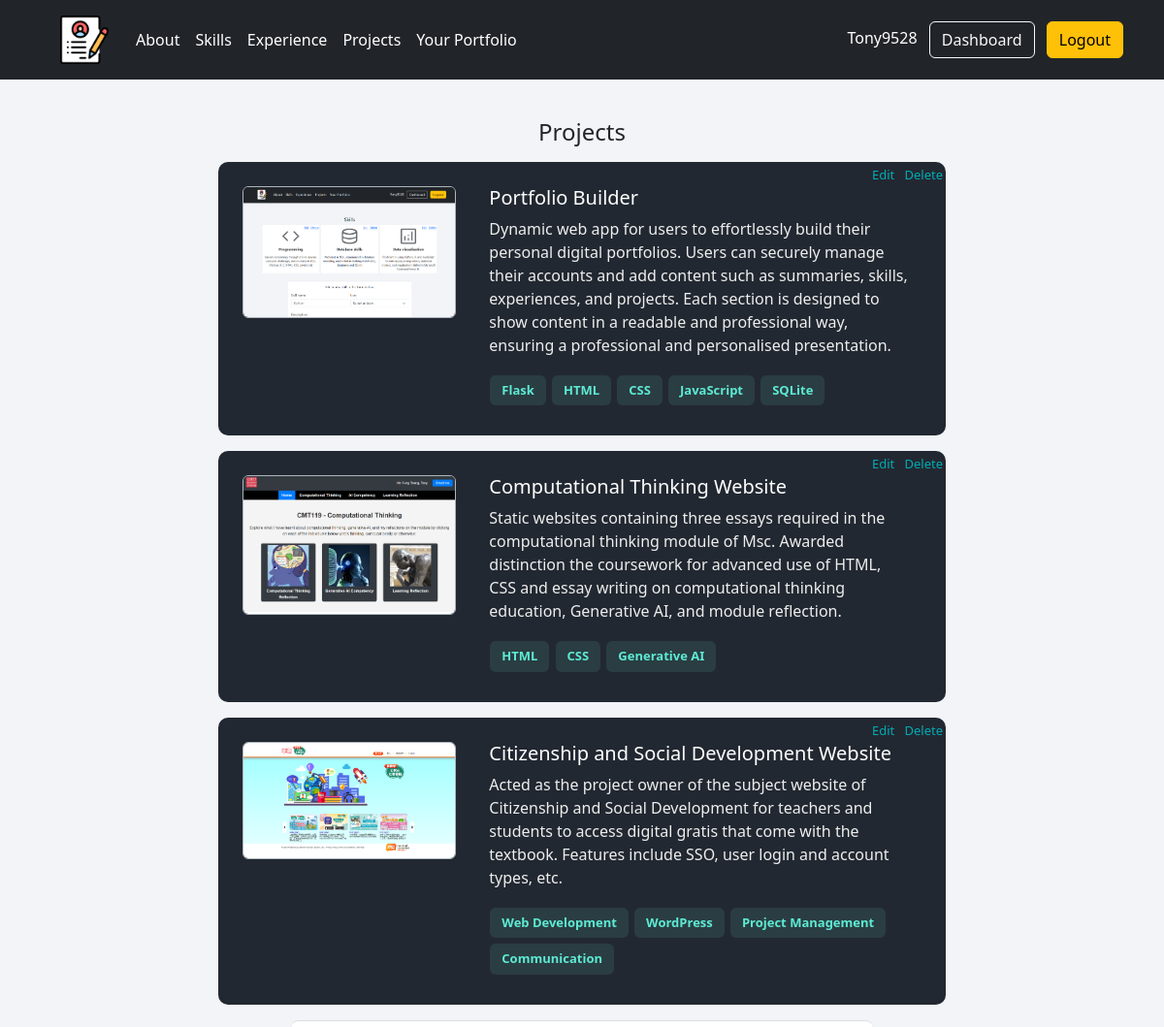
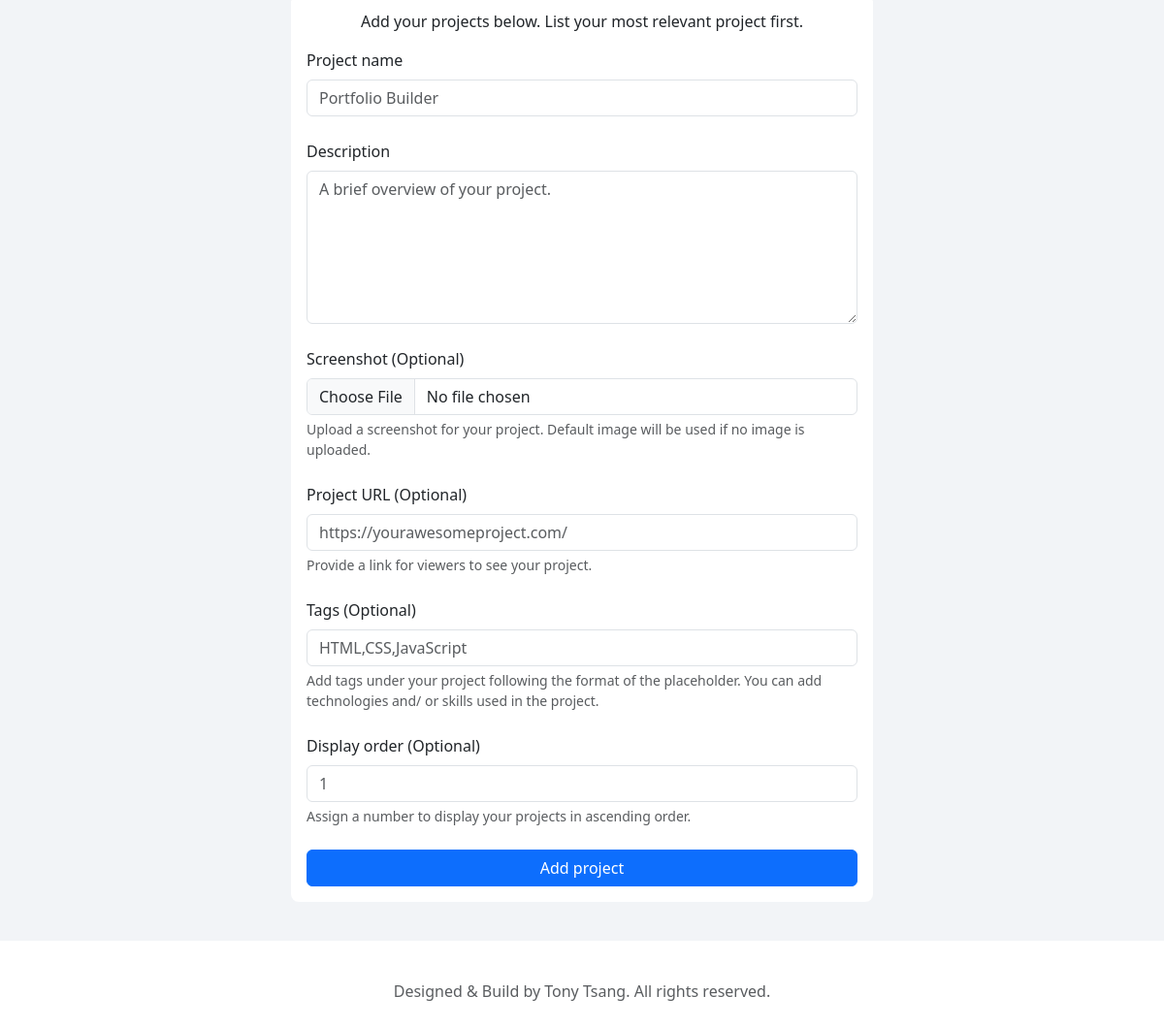
Screenshot of /projects (signed in) with the database file from the repository (2 pictures, top to bottom).
### tables this page shows
CREATE TABLE "projects"(
    "project_id" INTEGER PRIMARY KEY AUTOINCREMENT,
    "user_id" INTEGER NOT NULL,
    "project_name" TEXT NOT NULL,
    "project_description" TEXT NOT NULL,
    "project_screenshot" TEXT,
    "project_url" TEXT,
    "tags" TEXT,
    "sort_order" INTEGER NOT NULL,
    FOREIGN KEY ("user_id") REFERENCES "users" ("id")
);

### portfolio/routes.py (the view, shortened to what this page needs)
@app.route('/projects', methods = ['GET', 'POST'])
def projects():
    if not session.get("user_id"):
        flash("Please login first", "warning")
        return redirect(url_for('login'))
    user_id = session["user_id"]
    username = session["username"]
    sql = "SELECT * FROM projects WHERE user_id = :user_id ORDER BY sort_order, project_id"
    sql_q = text(sql)
    user_projects = db.engine.connect().execute(sql_q, {'user_id': user_id}).fetchall()
    return render_template("projects.html", username=username, user_projects=user_projects)

### portfolio/templates/projects.html (shortened to what this page needs)
{% extends "layout.html" %}
{% block content %}
<div class="container">
    <div class="projects-container">
        <h1 class="h4 mb-2 fw-normal text-center">Projects</h1>
        <div class="container text-left px-3 gy-3">
            {% if user_projects%}
                {% for project in user_projects %}
                    <div class="project-container position-relative">
                            <div class="row text-left ">
                                <div class="col-4 pic-container text-left"><img class="proj-img rounded border border-dark-subtle" src="{{url_for('static',filename='uploads/' + project.project_screenshot)}}"></div>
                                <div class="col-8 proj-content text-left">
                                    <div class="stretched-link-container">
                                        <div class="proj-name"><a class="project-link stretched-link" href="{{project.project_url if project.project_url else '#'}}"><h5>{{project.project_name}}</h5></a></div>
                                        <div class="proj-description position-relative"> <p>{{project.project_description}}</p> </div>
                                    </div>
                                    {% if project.tags %}
                                        <div class="exp-tags ">
                                        {% set tags = project.tags.split(',') %}
                                        {% for tag in tags%}
                                            <button type="button" class="btn btn-outline-secondary tag ">{{tag}}</button>
                                        {% endfor %}
                                        </div>
                                    {% endif %}
                                    <div class="position-absolute top-0 end-0">
                                        <a href="{{url_for('edit_project', id=project.project_id)}}"><span class="edit-delete">Edit</span></a>
                                        <a href="{{url_for('delete_project', id=project.project_id)}}"><span class="edit-delete">Delete</span></a>
                                    </div>
                                </div>
                            </div>
                    </div>
                {% endfor %}
            {% endif %}
    </div>
    <div class="container text-left form-container">
        <p class="text-center">Add your projects below. List your most relevant project first.</p>
        <form action="/projects" method="POST" class="row g-2" enctype="multipart/form-data">
            <div class="mb-3 col-md-12">
                <label for="project-name" class="form-label">Project name</label>
                <input type="text" name="project-name" class="form-control"  placeholder="Portfolio Builder" required>
            </div>
            <div class="mb-3 col-md-12">
                <label for="project-description" class="form-label">Description</label>
                <textarea id="project-description" name="project-description" class="form-control" rows="6" placeholder="A brief overview of your project." required></textarea>
            </div>
            <div class="mb-3 col-md-12">
                <label for="project-screenshot" class="form-label">Screenshot (Optional)</label>
                <input type="file" name="project-screenshot" class="form-control"  accept=".png, .jpg, .jpeg" aria-describedby="screenshothelpblock">
                <div id="screenshothelpblock" class="form-text">
                    Upload a screenshot for your project. Default image will be used if no image is uploaded.
                </div>
            </div>
            <div class="mb-3 col-md-12">
                <label for="project-url" class="form-label">Project URL (Optional)</label>
                <input type="text" name="project-url" class="form-control" placeholder="https://yourawesomeproject.com/" aria-describedby="project-urlhelpblock">
                <div id="project-urlhelpblock" class="form-text">
                    Provide a link for viewers to see your project.
                </div>
            </div>
            <div class="mb-3 col-md-12">
                <label for="project-tags" class="form-label">Tags (Optional)</label>
                <input type="text" id="project-tags" name="project-tags" class="form-control" placeholder="HTML,CSS,JavaScript" aria-describedby="tagshelpblock">
                <div id="tagshelpblock" class="form-text">
                    Add tags under your project following the format of the placeholder. You can add technologies and/ or skills used in the project.
                </div>
            </div>
            <div class="mb-3 col-md-12">
                <label for="project-order" class="form-label">Display order (Optional)</label>
                <input type="number" min="1" name="project-order" class="form-control"  placeholder="1" aria-describedby="orderhelpblock">
                <div id="orderhelpblock" class="form-text">
                    Assign a number to display your projects in ascending order.
                </div>
            </div>
            <div class="d-grid gap-2">
                <button type="submit" class="btn btn-primary">Add project</button>
            </div>
        </form>
    </div>
</div>
{% endblock content %}

### portfolio/static/css/style.css (style rules this page uses)
a { color:#00ADB5; text-decoration: none; }
html { scroll-behavior: smooth; }
.form-container { background-color: #fff; border-radius: 8px; border-top: 1px solid #dadde1; box-sizing: border-box; padding: 16px; position: relative; width: 600px; }
.edit-delete { font-size: small; padding:3px; }
.exp-tags { border: 3px; margin-bottom: 3px; }
.tag { font-size: small; font-weight: bold; color: #5eead4; border: 0px solid ; background-color: #4e998f2f; margin:3px 1px; }
.proj-img { width: 220px; max-height: 185px; }
.project-container { max-width: 750px; padding: 25px; margin: 16px auto; background-color: #222831; border-radius: 10px; }
.project-link { color:white; text-decoration: none; }
.proj-content { padding-left: 25px; padding-right: 25px; }
.proj-description { color:#EEEEEE; }

### rows the page displays
projects: project_screenshot (picture), project_name "Portfolio Builder", project_description "Dynamic web app for users to effortlessly build their personal digital portfolios. Users can securely manage their accounts and add content such as summaries, skills, experiences, and projects. Each section is designed to show content in a readable and professional way, ensuring a professional and personalised presentation.", tags "Flask" "HTML" "CSS" "JavaScript" "SQLite"
projects: project_screenshot (picture), project_name "Computational Thinking Website", project_description "Static websites containing three essays required in the computational thinking module of Msc. Awarded distinction the coursework for advanced use of HTML, CSS and essay writing on computational thinking education, Generative AI, and module reflection.", tags "HTML" "CSS" "Generative AI"
projects: project_screenshot (picture), project_name "Citizenship and Social Development Website", project_description "Acted as the project owner of the subject website of Citizenship and Social Development for teachers and students to access digital gratis that come with the textbook. Features include SSO, user login and account types, etc.", tags "Web Development" "WordPress" "Project Management" "Communication"

### other values shown
{{ username }} "Tony9528"
